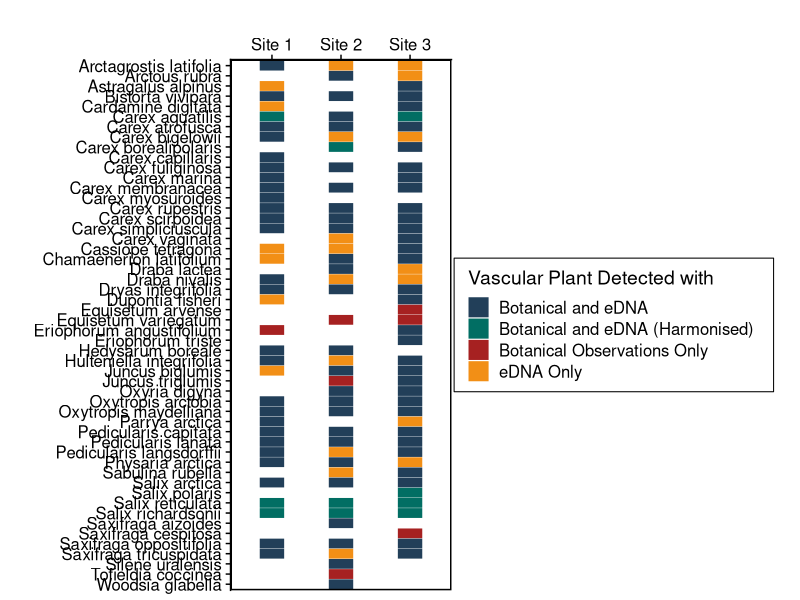

Write R code to recreate this figure. (Note: this script raises an error after producing the figure.)
# Detection maps for vascular plants and bryophytes
# Site and plot level
# Jakob J. Assmann jakob.assmann@gu.se July 2027

# Dependencies
library(tidyverse)
library(ggplot2)
library(cowplot)

# Load vascular observations
obs_combined <- read_csv("data/analysis/detection_species_genus.csv")

# Site level detection map
(site_level_map <- ggplot(
    obs_combined %>%
        mutate(site_id = substr(plot_id, 1, 2)) %>%
        mutate(
            site_id = case_when(
                site_id == "S1" ~ "Site 1",
                site_id == "S2" ~ "Site 2",
                site_id == "S3" ~ "Site 3"
            )
        ) %>%
        select(-plot_id) %>%
        group_by(site_id, short_name) %>%
        summarise(
            botanical = any(botanical),
            eDNA = any(eDNA),
            eDNA_harm = any(eDNA_harm)
        ) %>%
        ungroup() %>%
        mutate(
            site_id = factor(site_id, levels = sort(unique(site_id))),
            short_name = factor(
                short_name,
                levels = sort(unique(short_name), decreasing = T)
            )
        )
) +
    geom_tile(
        aes(
            x = short_name,
            y = site_id,
            fill = paste(
                " botanical:",
                botanical,
                " eDNA_harm:",
                eDNA_harm,
                "eDNA:",
                eDNA
            ),
            colour = paste(
                " botanical:",
                botanical,
                " eDNA_harm:",
                eDNA_harm,
                "eDNA:",
                eDNA
            )
        ),
        width = 0.6,
        height = 0.3,
        linewidth = 1.25,
        linejoin = "mitre",
        lineend = "square"
    ) +
    scale_y_discrete(position = "right") +
    scale_colour_manual(
        values = c("#F28F16", "#A62121", "#016E63", "#223F59"),
        labels = rev(c(
            "Botanical and eDNA",
            "Botanical and eDNA (Harmonised)",
            "Botanical Observations Only",
            "eDNA Only"
        ))
    ) +
    scale_fill_manual(
        values = c("#F28F16", "#A62121", "#016E63", "#223F59"),
        labels = rev(c(
            "Botanical and eDNA",
            "Botanical and eDNA (Harmonised)",
            "Botanical Observations Only",
            "eDNA Only"
        ))
    ) +
    labs(
        x = "",
        y = "",
        colour = "Vascular Plant Detected with",
        fill = "Vascular Plant Detected with"
    ) +
    guides(
        colour = guide_legend(reverse = TRUE),
        fill = guide_legend(reverse = TRUE)
    ) +
    coord_flip() +
    theme_cowplot() +
    theme(
        panel.border = element_rect(colour = "black", fill = NA, linewidth = 1),
        legend.box.background = element_rect(colour = "black"),
        legend.box.margin = margin(0.25, 0.50, 0.25, 0.35, unit = "cm")
    ))
save_plot(
    "figures/detection_map_site.png",
    site_level_map,
    bg = "white",
    base_asp = 0.8,
    base_height = 10
)

# Plot level detection map
(plot_level_map <- ggplot(
    obs_combined %>%
        group_by(plot_id, short_name) %>%
        summarise(
            botanical = any(botanical),
            eDNA = any(eDNA),
            eDNA_harm = any(eDNA_harm)
        ) %>%
        ungroup() %>%
        mutate(
            plot_id = factor(plot_id, levels = sort(unique(plot_id))),
            short_name = factor(
                short_name,
                levels = sort(unique(short_name), decreasing = T)
            )
        )
) +
    geom_tile(
        aes(
            x = short_name,
            y = plot_id,
            fill = paste(
                " botanical:",
                botanical,
                " eDNA_harm:",
                eDNA_harm,
                "eDNA:",
                eDNA
            ),
            colour = paste(
                " botanical:",
                botanical,
                " eDNA_harm:",
                eDNA_harm,
                "eDNA:",
                eDNA
            )
        ),
        width = 0.8,
        height = 0.6,
        linewidth = 1,
        linejoin = "mitre",
        lineend = "square"
    ) +
    scale_y_discrete(position = "right") +
    scale_colour_manual(
        values = c("#F28F16", "#A62121", "#016E63", "#223F59"),
        labels = rev(c(
            "Botanical and eDNA",
            "Botanical and eDNA (Harmonised)",
            "Botanical Observations Only",
            "eDNA Only"
        ))
    ) +
    scale_fill_manual(
        values = c("#F28F16", "#A62121", "#016E63", "#223F59"),
        labels = rev(c(
            "Botanical and eDNA",
            "Botanical and eDNA (Harmonised)",
            "Botanical Observations Only",
            "eDNA Only"
        ))
    ) +
    labs(
        x = "",
        y = "Plot ID\n",
        colour = "Vascular Plant Detected with",
        fill = "Vascular Plant Detected with"
    ) +
    guides(
        colour = guide_legend(reverse = TRUE),
        fill = guide_legend(reverse = TRUE)
    ) +
    coord_flip() +
    theme_cowplot() +
    theme(
        axis.text.x = element_text(angle = 90),
        panel.border = element_rect(colour = "black", fill = NA, linewidth = 1),
        legend.box.background = element_rect(colour = "black"),
        legend.box.margin = margin(0.25, 0.50, 0.25, 0.35, unit = "cm")
    ))
save_plot(
    "figures/detection_map_plot.png",
    plot_level_map,
    bg = "white",
    base_asp = 1.5,
    base_height = 10
)
